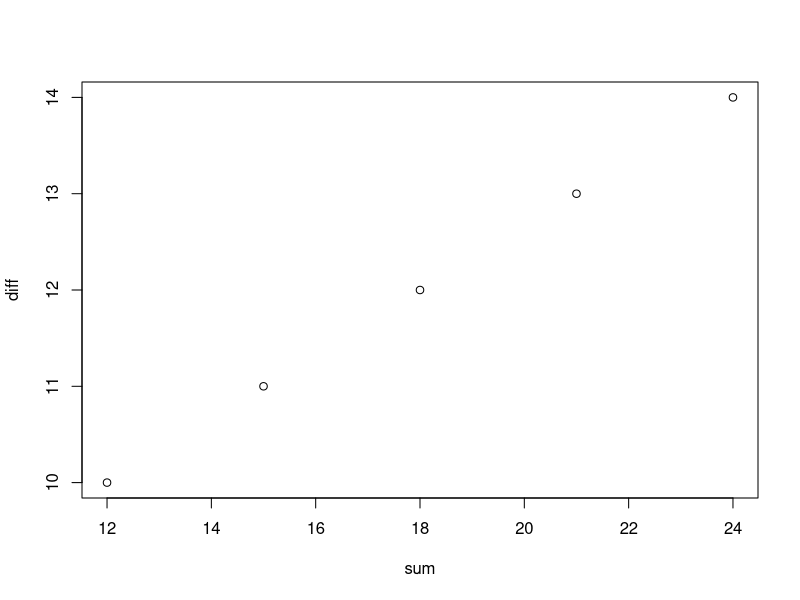

Generate this figure with R: (Note: this script raises an error after producing the figure.)


# 1. What will this conditional expression return?
x <- c(1,2,-3,4)

if(all(x>0)){
  print("All Postives")
} else{
  print("Not all positives")
}
#not all positives

# 2. Which of the following expressions is always FALSE when at least one entry of a logical vector x is TRUE?

###all(x)
#any(x)
#any(!x)
#all(!x)


# 3. The function nchar tells you how many characters long a character vector is.
#Write a line of code that assigns to the object new_names the state abbreviation when the state name is longer than 8 characters.
new_names <- state.abb[nchar(state.name) > 8]
print(new_names)


# 4. Create a function sum_n that for any given value, say, computes the sum of the integers from 1 to n (inclusive).
#Use the function to determine the sum of integers from 1 to 5,000.
sum_n <- function(n) {
  sum(1:n)
}

sum_n(5000)
sum_n(10)


# 5. Create a function altman_plot that takes two arguments, x and y, and plots the difference against the sum.
altman_plot <- function(x,y) {
  sum <- x + y
  diff <- x - y

  #plot
  plot(sum,diff)
}
x <- c(seq(11,20,2))
y <- c(1:5)
altman_plot(x,y)

# 6. After running the code below, what is the value of x?
x <- 3
my_func <- function(y){
  x <- 5
  y+5
}
#3

#7. Write a function compute_s_n that for any given 'n' computes the sum Sn= 1^2 + 2^2 + 3^2 +n^2
# Report the value of the sum when n=10

compute_s_n <- function(n) {
  sum((1:n)^2)
}
compute_s_n(10)


# 8. Define an empty numerical vector s_n of size 25 using s_n <- vector("numeric", 25) and store in the results of S1,S2,S3...S25 using a for-loop.
s_n <- vector("numeric", 25) # create an empty vector
for (i in 1:25) {
  s_n[i] <- i
}

# 9. Repeat exercise 8, but this time use sapply.
s_n <- function(i){
  return(i)
}
x <- 1:25
sapply(x, s_n)

# 10. Plot sN VS N Use points defined by n=1:25
n <-  1:25

s_n <- function(i){
  return(i)
}
sapply(x, s_n)

plot(n,s_n) #not working NEED TO FIGURE OUT


# 11. Confirm that the formula for this sum is Sn= n(n+1)(2n+1)/6
formula <- function(n){
  return(n*(n+1)(2*n+1)/6)
}
n <- 1:25
# not sure what I'm supposed to do? NEED TO FIGURE OUT





# chatgpt below for # 11

# Function to compute S_n using the formula
formula_sn <- function(n) {
  return(n * (n + 1) * (2 * n + 1) / 6)
}

# Sequence n from 1 to 25
n <- 1:25

# Compute S_n using the formula
sn_formula <- sapply(n, formula_sn)

# Compute the sum of squares directly for comparison
sn_direct <- sapply(n, function(i) sum((1:i)^2))

# Compare the results
all_equal <- all(sn_formula == sn_direct)

# Print the results
data.frame(n = n, Sn_formula = sn_formula, Sn_direct = sn_direct, Equal = sn_formula == sn_direct)

# Print whether all results are equal
cat("Are all results equal?", all_equal, "\n")




# chatgpt below for # 10


# Define the sequence n from 1 to 25
n <- 1:25

# Use sapply to create s_n as in the previous step
s_n <- sapply(n, function(i) i)  # You can replace 'i' with a different function of 'i'

# Plot s_n versus n
plot(n, s_n, type = "p", main = "Plot of s_n vs n", xlab = "n", ylab = "s_n", pch = 19, col = "blue")

# Optionally, add a line connecting the points
lines(n, s_n, col = "blue", lty = 1)



































